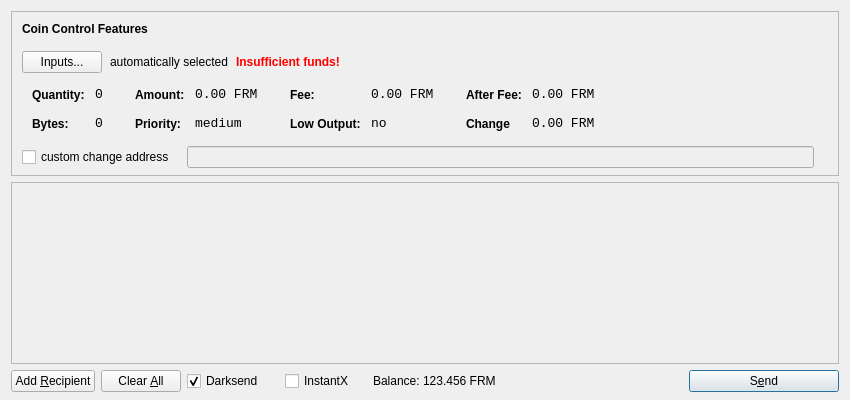
<?xml version="1.0" encoding="UTF-8"?>
<ui version="4.0">
 <class>SendCoinsDialog</class>
 <widget class="QDialog" name="SendCoinsDialog">
  <property name="geometry">
   <rect>
    <x>0</x>
    <y>0</y>
    <width>850</width>
    <height>400</height>
   </rect>
  </property>
  <property name="windowTitle">
   <string>Send Coins</string>
  </property>
  <layout class="QVBoxLayout" name="verticalLayout" stretch="0,1,0">
   <property name="bottomMargin">
    <number>8</number>
   </property>
   <item>
    <widget class="QFrame" name="frameCoinControl">
     <property name="sizePolicy">
      <sizepolicy hsizetype="Expanding" vsizetype="Expanding">
       <horstretch>0</horstretch>
       <verstretch>0</verstretch>
      </sizepolicy>
     </property>
     <property name="maximumSize">
      <size>
       <width>16777215</width>
       <height>16777215</height>
      </size>
     </property>
     <property name="frameShape">
      <enum>QFrame::StyledPanel</enum>
     </property>
     <property name="frameShadow">
      <enum>QFrame::Sunken</enum>
     </property>
     <layout class="QVBoxLayout" name="verticalLayoutCoinControl2">
      <property name="spacing">
       <number>-1</number>
      </property>
      <property name="leftMargin">
       <number>0</number>
      </property>
      <property name="topMargin">
       <number>0</number>
      </property>
      <property name="rightMargin">
       <number>0</number>
      </property>
      <property name="bottomMargin">
       <number>6</number>
      </property>
      <item>
       <layout class="QVBoxLayout" name="verticalLayoutCoinControl" stretch="0,0,0,0,1">
        <property name="spacing">
         <number>0</number>
        </property>
        <property name="leftMargin">
         <number>10</number>
        </property>
        <property name="topMargin">
         <number>10</number>
        </property>
        <item>
         <layout class="QHBoxLayout" name="horizontalLayoutCoinControl1">
          <property name="bottomMargin">
           <number>15</number>
          </property>
          <item>
           <widget class="QLabel" name="labelCoinControlFeatures">
            <property name="sizePolicy">
             <sizepolicy hsizetype="Preferred" vsizetype="Maximum">
              <horstretch>0</horstretch>
              <verstretch>0</verstretch>
             </sizepolicy>
            </property>
            <property name="font">
             <font>
              <weight>75</weight>
              <bold>true</bold>
             </font>
            </property>
            <property name="styleSheet">
             <string notr="true">font-weight:bold;</string>
            </property>
            <property name="text">
             <string>Coin Control Features</string>
            </property>
           </widget>
          </item>
         </layout>
        </item>
        <item>
         <layout class="QHBoxLayout" name="horizontalLayoutCoinControl2" stretch="0,0,0,0">
          <property name="spacing">
           <number>8</number>
          </property>
          <property name="bottomMargin">
           <number>10</number>
          </property>
          <item>
           <widget class="QPushButton" name="pushButtonCoinControl">
            <property name="styleSheet">
             <string notr="true"/>
            </property>
            <property name="text">
             <string>Inputs...</string>
            </property>
           </widget>
          </item>
          <item>
           <widget class="QLabel" name="labelCoinControlAutomaticallySelected">
            <property name="text">
             <string>automatically selected</string>
            </property>
            <property name="margin">
             <number>5</number>
            </property>
           </widget>
          </item>
          <item>
           <widget class="QLabel" name="labelCoinControlInsuffFunds">
            <property name="font">
             <font>
              <weight>75</weight>
              <bold>true</bold>
             </font>
            </property>
            <property name="styleSheet">
             <string notr="true">color:red;font-weight:bold;</string>
            </property>
            <property name="text">
             <string>Insufficient funds!</string>
            </property>
            <property name="margin">
             <number>5</number>
            </property>
           </widget>
          </item>
          <item>
           <spacer name="horizontalSpacerCoinControl">
            <property name="orientation">
             <enum>Qt::Horizontal</enum>
            </property>
            <property name="sizeHint" stdset="0">
             <size>
              <width>40</width>
              <height>1</height>
             </size>
            </property>
           </spacer>
          </item>
         </layout>
        </item>
        <item>
         <widget class="QWidget" name="widgetCoinControl" native="true">
          <property name="sizePolicy">
           <sizepolicy hsizetype="Preferred" vsizetype="Preferred">
            <horstretch>0</horstretch>
            <verstretch>0</verstretch>
           </sizepolicy>
          </property>
          <property name="minimumSize">
           <size>
            <width>0</width>
            <height>0</height>
           </size>
          </property>
          <property name="styleSheet">
           <string notr="true"/>
          </property>
          <layout class="QHBoxLayout" name="horizontalLayoutCoinControl5">
           <property name="margin">
            <number>0</number>
           </property>
           <item>
            <layout class="QHBoxLayout" name="horizontalLayoutCoinControl3" stretch="0,0,0,1">
             <property name="spacing">
              <number>20</number>
             </property>
             <property name="topMargin">
              <number>0</number>
             </property>
             <property name="bottomMargin">
              <number>10</number>
             </property>
             <item>
              <layout class="QFormLayout" name="formLayoutCoinControl1">
               <property name="horizontalSpacing">
                <number>10</number>
               </property>
               <property name="verticalSpacing">
                <number>14</number>
               </property>
               <property name="leftMargin">
                <number>10</number>
               </property>
               <property name="topMargin">
                <number>4</number>
               </property>
               <property name="rightMargin">
                <number>6</number>
               </property>
               <item row="0" column="0">
                <widget class="QLabel" name="labelCoinControlQuantityText">
                 <property name="styleSheet">
                  <string notr="true">font-weight:bold;</string>
                 </property>
                 <property name="text">
                  <string>Quantity:</string>
                 </property>
                 <property name="margin">
                  <number>0</number>
                 </property>
                </widget>
               </item>
               <item row="0" column="1">
                <widget class="QLabel" name="labelCoinControlQuantity">
                 <property name="font">
                  <font>
                   <family>Monospace</family>
                   <pointsize>10</pointsize>
                  </font>
                 </property>
                 <property name="cursor">
                  <cursorShape>IBeamCursor</cursorShape>
                 </property>
                 <property name="contextMenuPolicy">
                  <enum>Qt::ActionsContextMenu</enum>
                 </property>
                 <property name="text">
                  <string>0</string>
                 </property>
                 <property name="margin">
                  <number>0</number>
                 </property>
                 <property name="textInteractionFlags">
                  <set>Qt::LinksAccessibleByMouse|Qt::TextSelectableByKeyboard|Qt::TextSelectableByMouse</set>
                 </property>
                </widget>
               </item>
               <item row="1" column="0">
                <widget class="QLabel" name="labelCoinControlBytesText">
                 <property name="styleSheet">
                  <string notr="true">font-weight:bold;</string>
                 </property>
                 <property name="text">
                  <string>Bytes:</string>
                 </property>
                </widget>
               </item>
               <item row="1" column="1">
                <widget class="QLabel" name="labelCoinControlBytes">
                 <property name="font">
                  <font>
                   <family>Monospace</family>
                   <pointsize>10</pointsize>
                  </font>
                 </property>
                 <property name="cursor">
                  <cursorShape>IBeamCursor</cursorShape>
                 </property>
                 <property name="contextMenuPolicy">
                  <enum>Qt::ActionsContextMenu</enum>
                 </property>
                 <property name="text">
                  <string>0</string>
                 </property>
                 <property name="textInteractionFlags">
                  <set>Qt::LinksAccessibleByMouse|Qt::TextSelectableByKeyboard|Qt::TextSelectableByMouse</set>
                 </property>
                </widget>
               </item>
              </layout>
             </item>
             <item>
              <layout class="QFormLayout" name="formLayoutCoinControl2">
               <property name="horizontalSpacing">
                <number>10</number>
               </property>
               <property name="verticalSpacing">
                <number>14</number>
               </property>
               <property name="leftMargin">
                <number>6</number>
               </property>
               <property name="topMargin">
                <number>4</number>
               </property>
               <property name="rightMargin">
                <number>6</number>
               </property>
               <item row="0" column="0">
                <widget class="QLabel" name="labelCoinControlAmountText">
                 <property name="styleSheet">
                  <string notr="true">font-weight:bold;</string>
                 </property>
                 <property name="text">
                  <string>Amount:</string>
                 </property>
                 <property name="margin">
                  <number>0</number>
                 </property>
                </widget>
               </item>
               <item row="0" column="1">
                <widget class="QLabel" name="labelCoinControlAmount">
                 <property name="font">
                  <font>
                   <family>Monospace</family>
                   <pointsize>10</pointsize>
                  </font>
                 </property>
                 <property name="cursor">
                  <cursorShape>IBeamCursor</cursorShape>
                 </property>
                 <property name="contextMenuPolicy">
                  <enum>Qt::ActionsContextMenu</enum>
                 </property>
                 <property name="text">
                  <string>0.00 FRM</string>
                 </property>
                 <property name="textInteractionFlags">
                  <set>Qt::LinksAccessibleByMouse|Qt::TextSelectableByKeyboard|Qt::TextSelectableByMouse</set>
                 </property>
                </widget>
               </item>
               <item row="1" column="0">
                <widget class="QLabel" name="labelCoinControlPriorityText">
                 <property name="styleSheet">
                  <string notr="true">font-weight:bold;</string>
                 </property>
                 <property name="text">
                  <string>Priority:</string>
                 </property>
                </widget>
               </item>
               <item row="1" column="1">
                <widget class="QLabel" name="labelCoinControlPriority">
                 <property name="font">
                  <font>
                   <family>Monospace</family>
                   <pointsize>10</pointsize>
                  </font>
                 </property>
                 <property name="cursor">
                  <cursorShape>IBeamCursor</cursorShape>
                 </property>
                 <property name="contextMenuPolicy">
                  <enum>Qt::ActionsContextMenu</enum>
                 </property>
                 <property name="text">
                  <string>medium</string>
                 </property>
                 <property name="textInteractionFlags">
                  <set>Qt::LinksAccessibleByMouse|Qt::TextSelectableByKeyboard|Qt::TextSelectableByMouse</set>
                 </property>
                </widget>
               </item>
              </layout>
             </item>
             <item>
              <layout class="QFormLayout" name="formLayoutCoinControl3">
               <property name="horizontalSpacing">
                <number>10</number>
               </property>
               <property name="verticalSpacing">
                <number>14</number>
               </property>
               <property name="leftMargin">
                <number>6</number>
               </property>
               <property name="topMargin">
                <number>4</number>
               </property>
               <property name="rightMargin">
                <number>6</number>
               </property>
               <item row="0" column="0">
                <widget class="QLabel" name="labelCoinControlFeeText">
                 <property name="styleSheet">
                  <string notr="true">font-weight:bold;</string>
                 </property>
                 <property name="text">
                  <string>Fee:</string>
                 </property>
                 <property name="margin">
                  <number>0</number>
                 </property>
                </widget>
               </item>
               <item row="0" column="1">
                <widget class="QLabel" name="labelCoinControlFee">
                 <property name="font">
                  <font>
                   <family>Monospace</family>
                   <pointsize>10</pointsize>
                  </font>
                 </property>
                 <property name="cursor">
                  <cursorShape>IBeamCursor</cursorShape>
                 </property>
                 <property name="contextMenuPolicy">
                  <enum>Qt::ActionsContextMenu</enum>
                 </property>
                 <property name="text">
                  <string>0.00 FRM</string>
                 </property>
                 <property name="textInteractionFlags">
                  <set>Qt::LinksAccessibleByMouse|Qt::TextSelectableByKeyboard|Qt::TextSelectableByMouse</set>
                 </property>
                </widget>
               </item>
               <item row="1" column="0">
                <widget class="QLabel" name="labelCoinControlLowOutputText">
                 <property name="styleSheet">
                  <string notr="true">font-weight:bold;</string>
                 </property>
                 <property name="text">
                  <string>Low Output:</string>
                 </property>
                </widget>
               </item>
               <item row="1" column="1">
                <widget class="QLabel" name="labelCoinControlLowOutput">
                 <property name="font">
                  <font>
                   <family>Monospace</family>
                   <pointsize>10</pointsize>
                  </font>
                 </property>
                 <property name="cursor">
                  <cursorShape>IBeamCursor</cursorShape>
                 </property>
                 <property name="contextMenuPolicy">
                  <enum>Qt::ActionsContextMenu</enum>
                 </property>
                 <property name="text">
                  <string>no</string>
                 </property>
                 <property name="textInteractionFlags">
                  <set>Qt::LinksAccessibleByMouse|Qt::TextSelectableByKeyboard|Qt::TextSelectableByMouse</set>
                 </property>
                </widget>
               </item>
              </layout>
             </item>
             <item>
              <layout class="QFormLayout" name="formLayoutCoinControl4">
               <property name="horizontalSpacing">
                <number>10</number>
               </property>
               <property name="verticalSpacing">
                <number>14</number>
               </property>
               <property name="leftMargin">
                <number>6</number>
               </property>
               <property name="topMargin">
                <number>4</number>
               </property>
               <property name="rightMargin">
                <number>6</number>
               </property>
               <item row="0" column="0">
                <widget class="QLabel" name="labelCoinControlAfterFeeText">
                 <property name="styleSheet">
                  <string notr="true">font-weight:bold;</string>
                 </property>
                 <property name="text">
                  <string>After Fee:</string>
                 </property>
                 <property name="margin">
                  <number>0</number>
                 </property>
                </widget>
               </item>
               <item row="0" column="1">
                <widget class="QLabel" name="labelCoinControlAfterFee">
                 <property name="font">
                  <font>
                   <family>Monospace</family>
                   <pointsize>10</pointsize>
                  </font>
                 </property>
                 <property name="cursor">
                  <cursorShape>IBeamCursor</cursorShape>
                 </property>
                 <property name="contextMenuPolicy">
                  <enum>Qt::ActionsContextMenu</enum>
                 </property>
                 <property name="text">
                  <string>0.00 FRM</string>
                 </property>
                 <property name="textInteractionFlags">
                  <set>Qt::LinksAccessibleByMouse|Qt::TextSelectableByKeyboard|Qt::TextSelectableByMouse</set>
                 </property>
                </widget>
               </item>
               <item row="1" column="0">
                <widget class="QLabel" name="labelCoinControlChangeText">
                 <property name="styleSheet">
                  <string notr="true">font-weight:bold;</string>
                 </property>
                 <property name="text">
                  <string>Change</string>
                 </property>
                </widget>
               </item>
               <item row="1" column="1">
                <widget class="QLabel" name="labelCoinControlChange">
                 <property name="font">
                  <font>
                   <family>Monospace</family>
                   <pointsize>10</pointsize>
                  </font>
                 </property>
                 <property name="cursor">
                  <cursorShape>IBeamCursor</cursorShape>
                 </property>
                 <property name="contextMenuPolicy">
                  <enum>Qt::ActionsContextMenu</enum>
                 </property>
                 <property name="text">
                  <string>0.00 FRM</string>
                 </property>
                 <property name="textInteractionFlags">
                  <set>Qt::LinksAccessibleByMouse|Qt::TextSelectableByKeyboard|Qt::TextSelectableByMouse</set>
                 </property>
                </widget>
               </item>
              </layout>
             </item>
            </layout>
           </item>
          </layout>
         </widget>
        </item>
        <item>
         <layout class="QHBoxLayout" name="horizontalLayoutCoinControl4" stretch="0,0,0">
          <property name="spacing">
           <number>12</number>
          </property>
          <property name="sizeConstraint">
           <enum>QLayout::SetDefaultConstraint</enum>
          </property>
          <property name="topMargin">
           <number>5</number>
          </property>
          <property name="rightMargin">
           <number>5</number>
          </property>
          <item>
           <widget class="QCheckBox" name="checkBoxCoinControlChange">
            <property name="text">
             <string>custom change address</string>
            </property>
           </widget>
          </item>
          <item>
           <widget class="QLineEdit" name="lineEditCoinControlChange">
            <property name="enabled">
             <bool>false</bool>
            </property>
            <property name="sizePolicy">
             <sizepolicy hsizetype="Expanding" vsizetype="Fixed">
              <horstretch>0</horstretch>
              <verstretch>0</verstretch>
             </sizepolicy>
            </property>
           </widget>
          </item>
          <item>
           <widget class="QLabel" name="labelCoinControlChangeLabel">
            <property name="sizePolicy">
             <sizepolicy hsizetype="Preferred" vsizetype="Expanding">
              <horstretch>0</horstretch>
              <verstretch>0</verstretch>
             </sizepolicy>
            </property>
            <property name="minimumSize">
             <size>
              <width>0</width>
              <height>0</height>
             </size>
            </property>
            <property name="text">
             <string/>
            </property>
            <property name="margin">
             <number>3</number>
            </property>
           </widget>
          </item>
         </layout>
        </item>
        <item>
         <spacer name="verticalSpacerCoinControl">
          <property name="orientation">
           <enum>Qt::Vertical</enum>
          </property>
          <property name="sizeHint" stdset="0">
           <size>
            <width>800</width>
            <height>1</height>
           </size>
          </property>
         </spacer>
        </item>
       </layout>
      </item>
     </layout>
    </widget>
   </item>
   <item>
    <widget class="QScrollArea" name="scrollArea">
     <property name="widgetResizable">
      <bool>true</bool>
     </property>
     <widget class="QWidget" name="scrollAreaWidgetContents">
      <property name="geometry">
       <rect>
        <x>0</x>
        <y>0</y>
        <width>830</width>
        <height>165</height>
       </rect>
      </property>
      <layout class="QVBoxLayout" name="verticalLayout_2">
       <property name="margin">
        <number>0</number>
       </property>
       <item>
        <layout class="QVBoxLayout" name="entries">
         <property name="spacing">
          <number>6</number>
         </property>
        </layout>
       </item>
       <item>
        <spacer name="verticalSpacer">
         <property name="orientation">
          <enum>Qt::Vertical</enum>
         </property>
         <property name="sizeHint" stdset="0">
          <size>
           <width>20</width>
           <height>40</height>
          </size>
         </property>
        </spacer>
       </item>
      </layout>
     </widget>
    </widget>
   </item>
   <item>
    <layout class="QHBoxLayout" name="horizontalLayout">
     <item>
      <widget class="QPushButton" name="addButton">
       <property name="toolTip">
        <string>Send to multiple recipients at once</string>
       </property>
       <property name="text">
        <string>Add &amp;Recipient</string>
       </property>
       <property name="autoDefault">
        <bool>false</bool>
       </property>
      </widget>
     </item>
     <item>
      <widget class="QPushButton" name="clearButton">
       <property name="sizePolicy">
        <sizepolicy hsizetype="Minimum" vsizetype="Fixed">
         <horstretch>0</horstretch>
         <verstretch>0</verstretch>
        </sizepolicy>
       </property>
       <property name="toolTip">
        <string>Remove all transaction fields</string>
       </property>
       <property name="text">
        <string>Clear &amp;All</string>
       </property>
       <property name="autoRepeatDelay">
        <number>300</number>
       </property>
       <property name="autoDefault">
        <bool>false</bool>
       </property>
      </widget>
     </item>
     <item>
      <layout class="QHBoxLayout" name="horizontalLayout_2">
       <property name="spacing">
        <number>3</number>
       </property>
        <item>
        <widget class="QCheckBox" name="checkUseDarksend">
         <property name="minimumSize">
          <size>
           <width>95</width>
           <height>0</height>
          </size>
         </property>
         <property name="text">
          <string>Darksend</string>
         </property>
         <property name="checked">
          <bool>true</bool>
         </property>
        </widget>
       </item>
       <item>
        <widget class="QCheckBox" name="checkInstantX">
         <property name="enabled">
          <bool>true</bool>
         </property>
         <property name="minimumSize">
          <size>
           <width>85</width>
           <height>0</height>
          </size>
         </property>
         <property name="text">
          <string>InstantX</string>
         </property>
        </widget>
       </item>
       <item>
        <widget class="QLabel" name="label">
         <property name="sizePolicy">
          <sizepolicy hsizetype="Preferred" vsizetype="Fixed">
           <horstretch>0</horstretch>
           <verstretch>0</verstretch>
          </sizepolicy>
         </property>
         <property name="text">
          <string>Balance:</string>
         </property>
        </widget>
       </item>
       <item>
        <widget class="QLabel" name="labelBalance">
         <property name="sizePolicy">
          <sizepolicy hsizetype="Preferred" vsizetype="Fixed">
           <horstretch>0</horstretch>
           <verstretch>0</verstretch>
          </sizepolicy>
         </property>
         <property name="cursor">
          <cursorShape>IBeamCursor</cursorShape>
         </property>
         <property name="text">
          <string>123.456 FRM</string>
         </property>
         <property name="textInteractionFlags">
          <set>Qt::LinksAccessibleByMouse|Qt::TextSelectableByKeyboard|Qt::TextSelectableByMouse</set>
         </property>
        </widget>
       </item>
      </layout>
     </item>
     <item>
      <spacer name="horizontalSpacer">
       <property name="orientation">
        <enum>Qt::Horizontal</enum>
       </property>
       <property name="sizeHint" stdset="0">
        <size>
         <width>40</width>
         <height>20</height>
        </size>
       </property>
      </spacer>
     </item>
     <item>
      <widget class="QPushButton" name="sendButton">
       <property name="minimumSize">
        <size>
         <width>150</width>
         <height>0</height>
        </size>
       </property>
       <property name="toolTip">
        <string>Confirm the send action</string>
       </property>
       <property name="text">
        <string>S&amp;end</string>
       </property>
       <property name="icon">
        <iconset resource="../bitcoin.qrc">
         <normaloff>:/icons/send</normaloff>:/icons/send</iconset>
       </property>
       <property name="default">
        <bool>true</bool>
       </property>
      </widget>
     </item>
    </layout>
   </item>
  </layout>
 </widget>
 <resources>
  <include location="../bitcoin.qrc"/>
 </resources>
 <connections/>
</ui>
